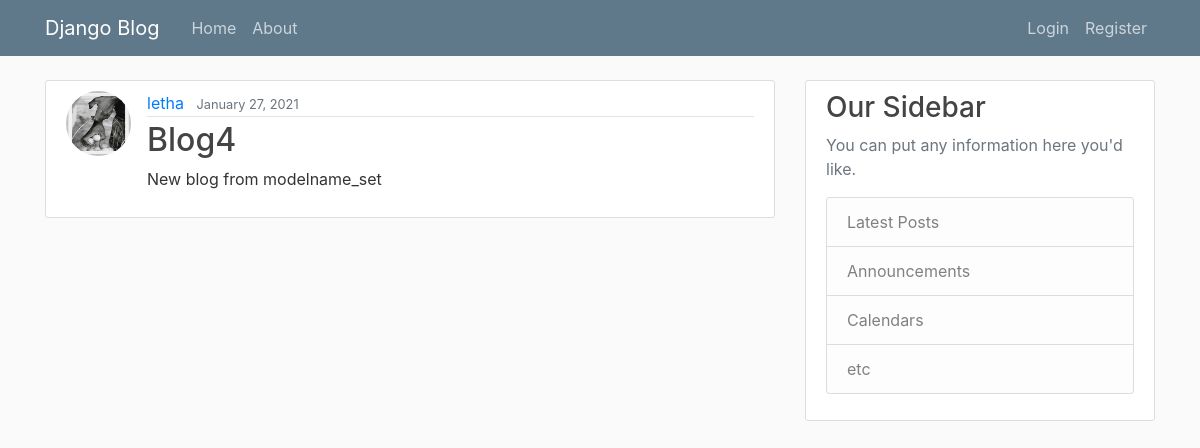
Before: /blog/post/5/ with the older database file.
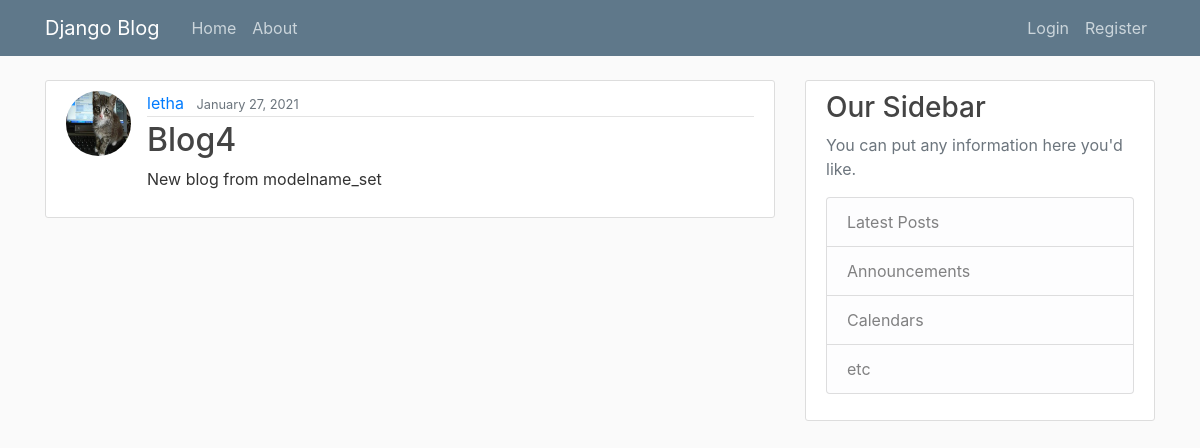
After: the same page with the newer database file.
### Blog/models.py (models this page shows, shortened)
class Post(models.Model):
    title = models.CharField(max_length=100)
    content = models.TextField()
    date_posted = models.DateTimeField(default=timezone.now)
    author = models.ForeignKey(User, on_delete=models.CASCADE)

### users/models.py (models this page shows, shortened)
class Profile(models.Model):
    user = models.OneToOneField(User, on_delete=models.CASCADE);
    image = models.ImageField(default='default.jpg', upload_to='profile_pics');

### Blog/views.py (the view)
# urls.py: path('post/<int:pk>/', PostDetailView.as_view(), name='post-detail'),
class PostDetailView(DetailView):
    model = Post

### Blog/templates/Blog/post_detail.html (shortened to what this page needs)
{% extends 'blog/base.html' %}
{% block content %}
    <article class="media content-section">
        <img class="rounded-circle article-img" src="{{ object.author.profile.image.url }}">
      <div class="media-body">
        <div class="article-metadata">
          <a class="mr-2" href="#">{{ object.author }}</a>
          <small class="text-muted">{{ object.date_posted|date:"F d, Y"}}</small>
        </div>
        <h2 class="article-title"> {{ object.title }}</h2>
        <p class="article-content">{{ object.content }}</p>
      </div>
    </article>
{% endblock content %}

Changed rows visible on the page:
changed through a linked row, Post "Blog4": author.profile.image: a different picture
